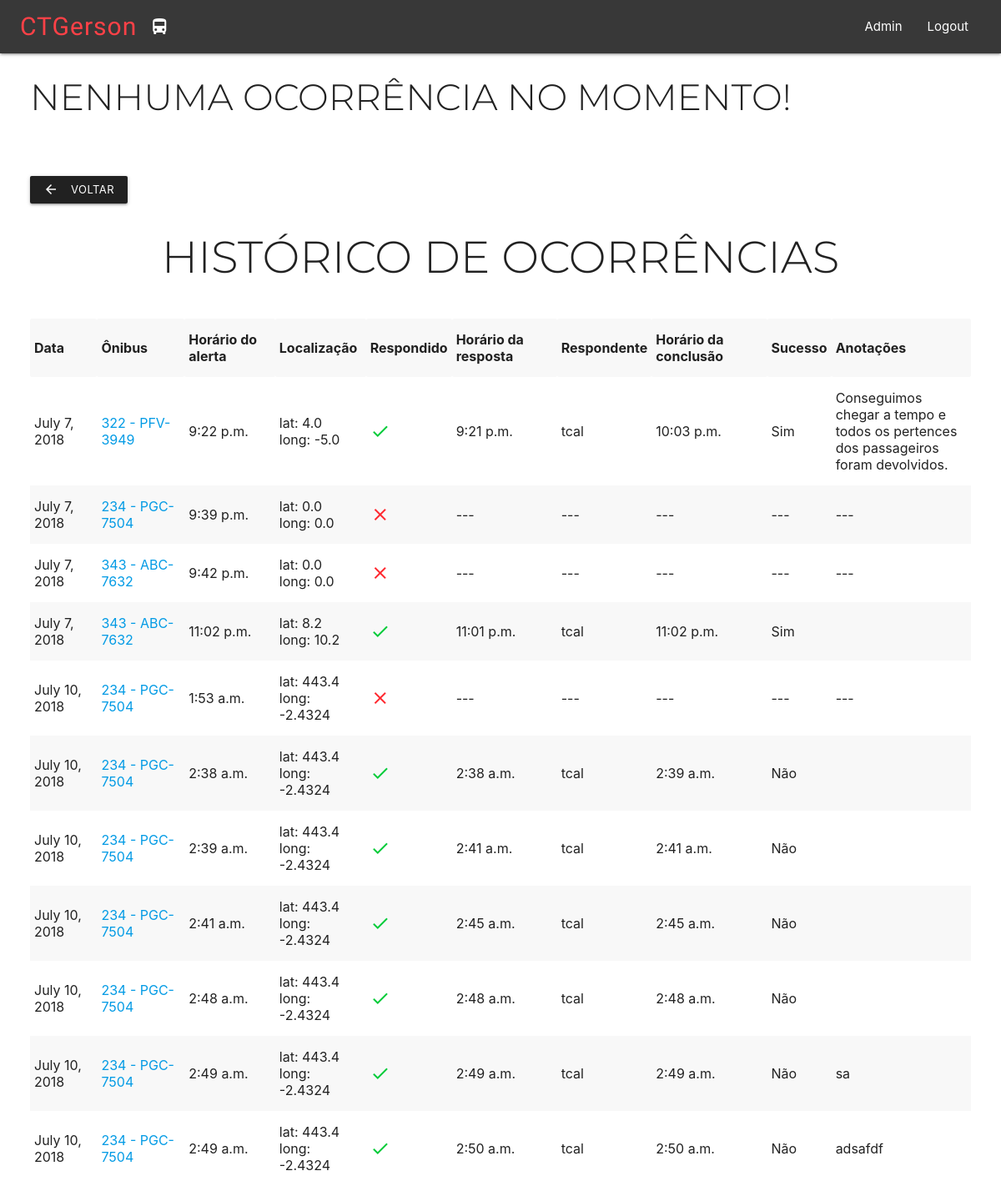
Page /lista_ocorrencias/ (signed in) on the earlier database version.
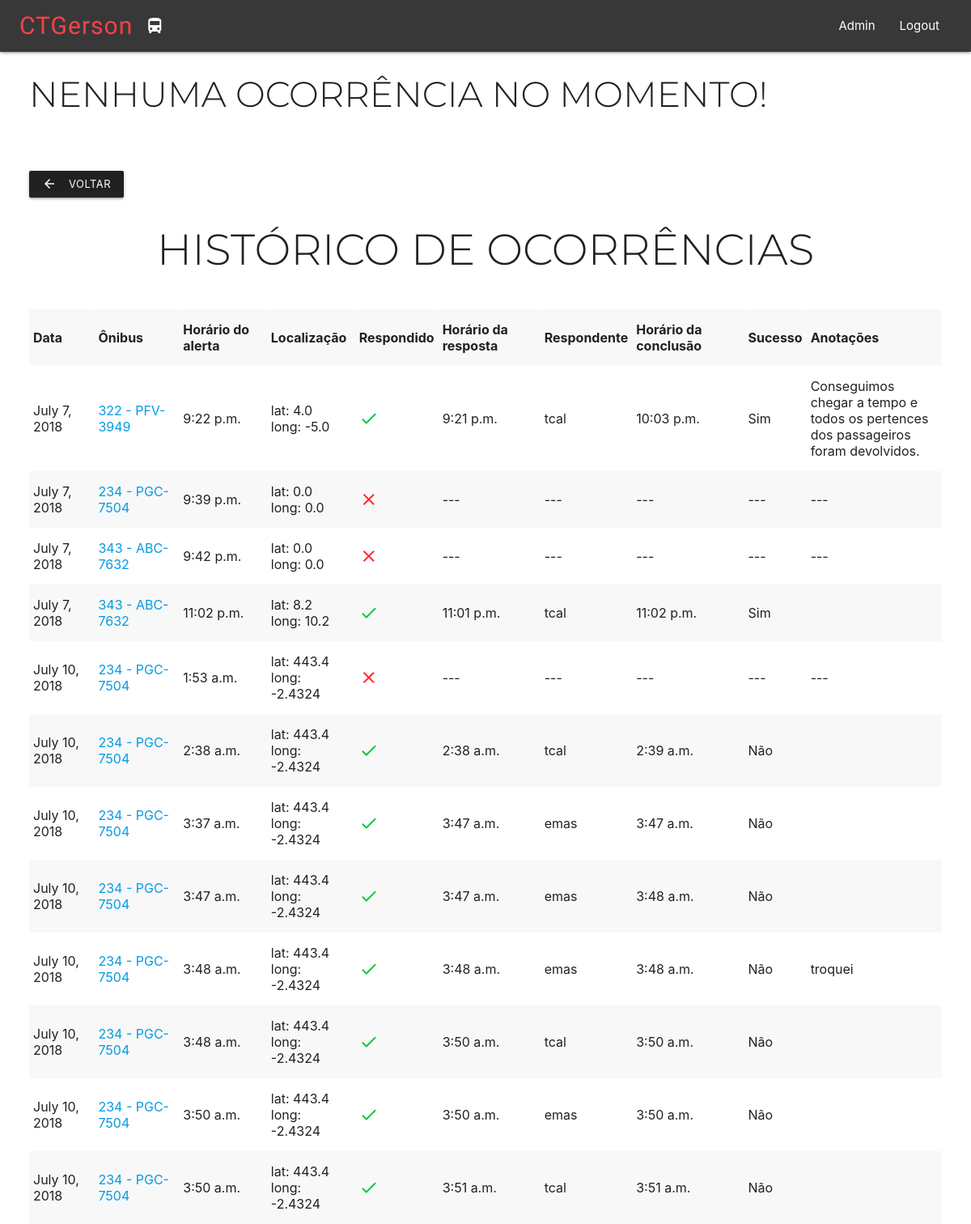
Same page on the later database version.
### CTGerson/models.py (models this page shows, shortened)
class Occurrence(models.Model):
    closed = models.BooleanField(default=False)
    date = models.DateField(default=timezone.localdate)
    bus = models.ForeignKey('CTGerson.Bus', on_delete=models.PROTECT, default=1)
    alert_time = models.TimeField(default=timezone.localtime)
    latitude = models.FloatField(default=0.0)
    longitude = models.FloatField(default=0.0)
    responded = models.BooleanField(default=False)
    response_time = models.TimeField(default=timezone.localtime)
    responder = models.ForeignKey('auth.User', on_delete=models.PROTECT, default=3)
    finish_time = models.TimeField(default=timezone.localtime)
    successfull = models.BooleanField(default=False)
    notes = models.TextField(blank=True)

class Bus(models.Model):
    plate = models.CharField(max_length=8)
    line_number = models.CharField(max_length=5)
    company = models.CharField(max_length=100)
    class Meta:
        permissions = (("can_see_bus_list", "See bus list"),)

### CTGerson/views.py (the view)
# urls.py: path('lista_ocorrencias/', views.occurrences_list, name='occurrences_list'),
@login_required
def occurrences_list(request):
    admin = request.user.groups.filter(name='Administrators').exists()
    occurrences = Occurrence.objects.all().filter(closed=True)
    return render(request, 'occurrences_list.html', {'admin': admin, 'occurrences': occurrences})

### CTGerson/templates/occurrences_list.html
{% extends 'base2.html' %}
{% block content %}
    <div class="row" style="margin-top: 30px;">
        <a href="http://127.0.0.1:8000/" class="waves-effect waves-light btn-small grey darken-4"><i class="material-icons left">arrow_back</i>Voltar</a>
    </div>
    <div class="page-title">
        <h2 style="text-align: center;">Histórico de ocorrências</h2>
        <br />
    </div>
    <div class="page-content">
        {% if occurrences %}
            <table class="striped responsive-table">
                <tr>
                    <th>Data</th>
                    <th>Ônibus</th>
                    <th>Horário do alerta</th>
                    <th>Localização</th>
                    <th>Respondido</th>
                    <th>Horário da resposta</th>
                    <th>Respondente</th>
                    <th>Horário da conclusão</th>
                    <th>Sucesso</th>
                    <th class="hide-on-small-and-down">Anotações</th>
                </tr>
                {% for occurrence in occurrences %}
                    <tr>
                        <td>{{ occurrence.date }}</td>
                        <td><a href="{% url 'bus_detail' pk=occurrence.bus.pk %}">{{ occurrence.bus.line_number }} - {{ occurrence.bus.plate }}</a></td>
                        <td>{{ occurrence.alert_time }}</td>
                        <td>lat: {{ occurrence.latitude }} <br />long: {{ occurrence.longitude }}</td>
                        {% if occurrence.responded %}
                                <td><i class="material-icons" style="color: #00cb37;">check</i></td>
                            {% else %}
                                <td><i class="material-icons" style="color: #ff272e;">clear</i></td>
                            {% endif %}
                        {% if occurrence.responded %}
                            <td>{{ occurrence.response_time }}</td>
                            <td>{{ occurrence.responder.username }}</td>
                            <td>{{ occurrence.finish_time }}</td>
                            {% if occurrence.successfull %}
                                <td>Sim</td>
                            {% else %}
                                <td>Não</td>
                            {% endif %}
                        <td class="hide-on-small-and-down"><p style="max-width: 200px;">{{ occurrence.notes }}</p></td>
                        {% else %}
                            <td>---</td>
                            <td>---</td>
                            <td>---</td>
                            <td>---</td>
                            <td>---</td>
                        {% endif %}
                    </tr>
                {% endfor %}
            </table>
        {% else %}
            <p>Nenhuma ocorrência encontrada</p>
        {% endif %}
    </div>
{% endblock content %}

Differences in the rows shown:
removed Occurrence: date "July 10, 2018", bus.line_number "234", bus.plate "PGC-7504", alert_time "2:39 a.m.", latitude "443.4", longitude "-2.4324", responded True (drawn), response_time "2:41 a.m.", responder.username "tcal", finish_time "2:41 a.m.", successfull "Não"
removed Occurrence: date "July 10, 2018", bus.line_number "234", bus.plate "PGC-7504", alert_time "2:41 a.m.", latitude "443.4", longitude "-2.4324", responded True (drawn), response_time "2:45 a.m.", responder.username "tcal", finish_time "2:45 a.m.", successfull "Não"
removed Occurrence: date "July 10, 2018", bus.line_number "234", bus.plate "PGC-7504", alert_time "2:48 a.m.", latitude "443.4", longitude "-2.4324", responded True (drawn), response_time "2:48 a.m.", responder.username "tcal", finish_time "2:48 a.m.", successfull "Não"
removed Occurrence: date "July 10, 2018", bus.line_number "234", bus.plate "PGC-7504", alert_time "2:49 a.m.", latitude "443.4", longitude "-2.4324", responded True (drawn), response_time "2:49 a.m.", responder.username "tcal", finish_time "2:49 a.m.", successfull "Não", notes "sa"
removed Occurrence: date "July 10, 2018", bus.line_number "234", bus.plate "PGC-7504", alert_time "2:49 a.m.", latitude "443.4", longitude "-2.4324", responded True (drawn), response_time "2:50 a.m.", responder.username "tcal", finish_time "2:50 a.m.", successfull "Não", notes "adsafdf"
added Occurrence: date "July 10, 2018", bus.line_number "234", bus.plate "PGC-7504", alert_time "3:37 a.m.", latitude "443.4", longitude "-2.4324", responded True (drawn), response_time "3:47 a.m.", responder.username "emas", finish_time "3:47 a.m.", successfull "Não"
added Occurrence: date "July 10, 2018", bus.line_number "234", bus.plate "PGC-7504", alert_time "3:47 a.m.", latitude "443.4", longitude "-2.4324", responded True (drawn), response_time "3:47 a.m.", responder.username "emas", finish_time "3:48 a.m.", successfull "Não"
added Occurrence: date "July 10, 2018", bus.line_number "234", bus.plate "PGC-7504", alert_time "3:48 a.m.", latitude "443.4", longitude "-2.4324", responded True (drawn), response_time "3:48 a.m.", responder.username "emas", finish_time "3:48 a.m.", successfull "Não", notes "troquei"
added Occurrence: date "July 10, 2018", bus.line_number "234", bus.plate "PGC-7504", alert_time "3:48 a.m.", latitude "443.4", longitude "-2.4324", responded True (drawn), response_time "3:50 a.m.", responder.username "tcal", finish_time "3:50 a.m.", successfull "Não"
added Occurrence: date "July 10, 2018", bus.line_number "234", bus.plate "PGC-7504", alert_time "3:50 a.m.", latitude "443.4", longitude "-2.4324", responded True (drawn), response_time "3:50 a.m.", responder.username "emas", finish_time "3:50 a.m.", successfull "Não"
added Occurrence: date "July 10, 2018", bus.line_number "234", bus.plate "PGC-7504", alert_time "3:50 a.m.", latitude "443.4", longitude "-2.4324", responded True (drawn), response_time "3:51 a.m.", responder.username "tcal", finish_time "3:51 a.m.", successfull "Não"
